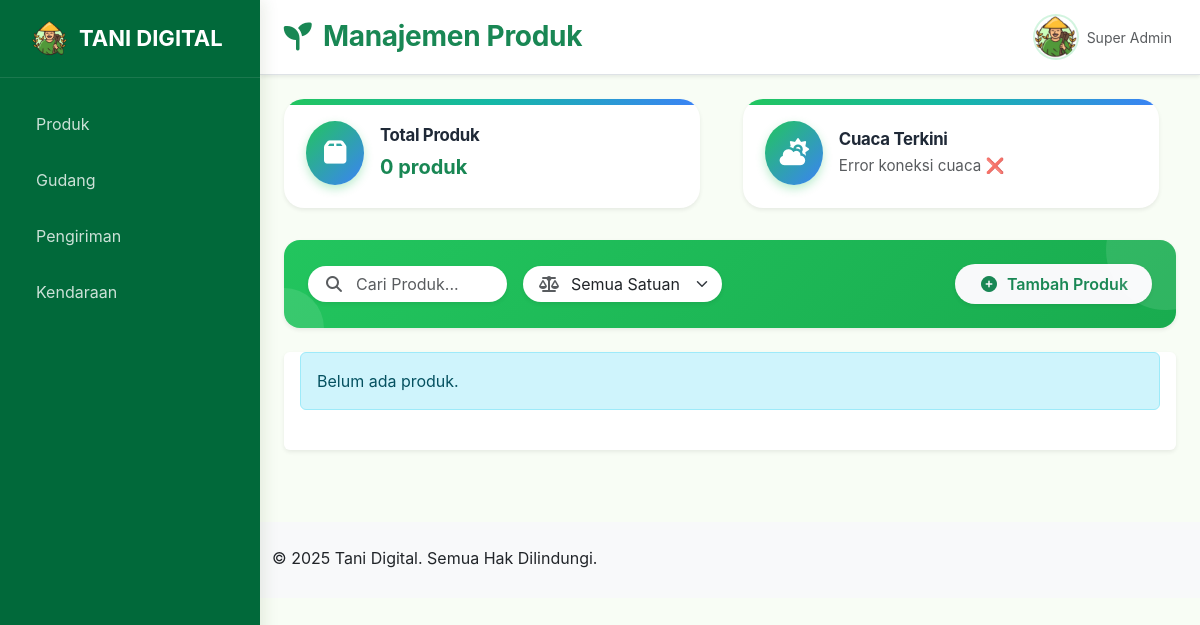
/, run on an earlier commit of the app's database.
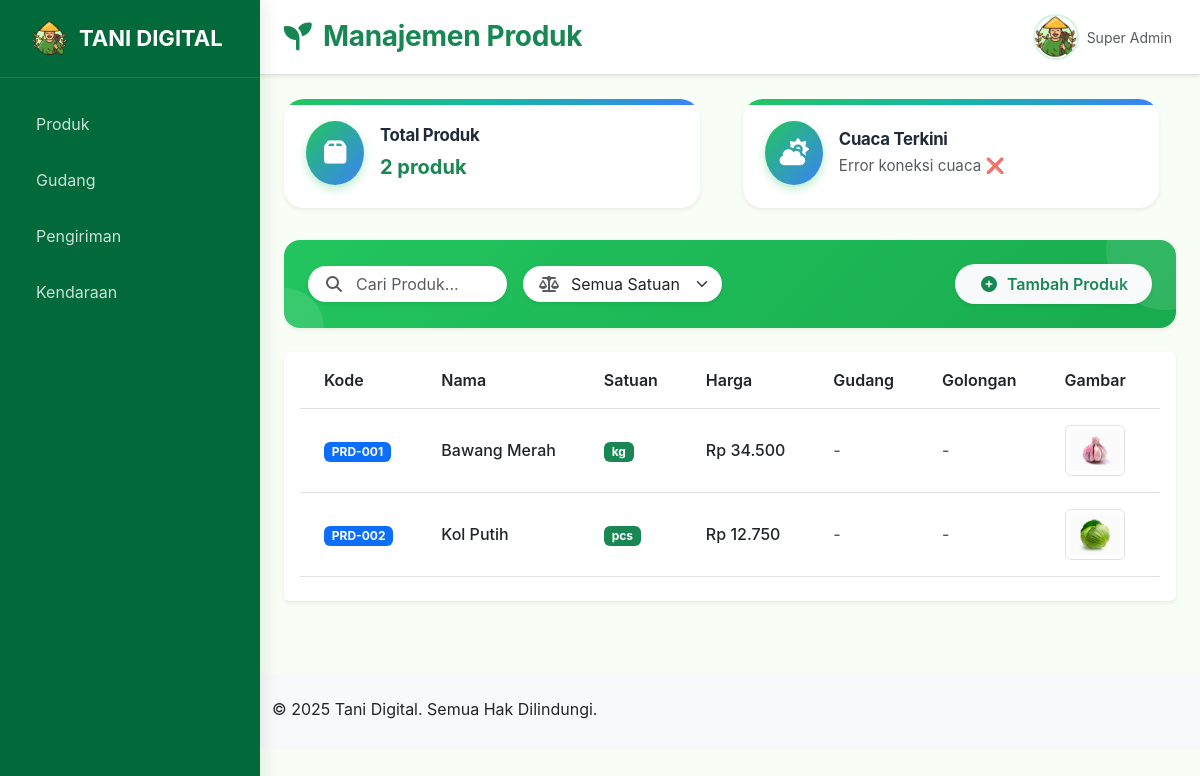
And on a later commit of the database.
### tables this page shows
CREATE TABLE IF NOT EXISTS `produk` (
  `id` int unsigned NOT NULL AUTO_INCREMENT,
  `kode` varchar(50) NOT NULL,
  `nama` varchar(255) NOT NULL,
  `harga` decimal(12,2) NOT NULL DEFAULT '0.00',
  `satuan` enum('pcs','g','kg','ton') DEFAULT NULL,
  `kodegudang` varchar(10) DEFAULT NULL,
  `image` varchar(255) DEFAULT NULL,
  `created_at` timestamp NOT NULL DEFAULT CURRENT_TIMESTAMP,
  PRIMARY KEY (`id`),
  UNIQUE KEY `kode` (`kode`),
  KEY `fk_produk_gudang` (`kodegudang`),
  CONSTRAINT `fk_produk_gudang` FOREIGN KEY (`kodegudang`) REFERENCES `gudang` (`kodegudang`) ON DELETE SET NULL ON UPDATE CASCADE
);

### app/controller/ProductController.php (called while the page is built, shortened)
<?php
require_once __DIR__ . '/../library/Controller.php';
class ProductController extends Controller
{
    private $model;
    public function __construct()
    {
        $this->model = new ProductModel();
    }
    public function index()
    {
        $products = $this->model->all();
        $this->view('products/index', [
            'title' => 'Table Management Products - Tani Digital',
            'active' => 'products',
            'products' => $products
        ]);
    }
}

### index.php (called while the page is built, shortened)
<?php
spl_autoload_register(function ($class) {
    $paths = [
        __DIR__ . '/app/library/',
        __DIR__ . '/app/controller/',
        __DIR__ . '/app/model/',
    ];
    foreach ($paths as $p) {
        $file = $p . $class . '.php';
        if (is_file($file)) {
            return;
        }
    }
});
$url = $_GET['url'] ?? 'product/index';
$segments = explode('/', trim($url, '/'));
$controllerName = ucfirst($segments[0]) . 'Controller';
$method = $segments[1] ?? 'index';
$params = array_slice($segments, 2);
$controllerFile = __DIR__ . '/app/controller/' . $controllerName . '.php';
if (file_exists($controllerFile)) {
    if (class_exists($controllerName)) {
        $controller = new $controllerName();
        if (method_exists($controller, $method)) {
            call_user_func_array([$controller, $method], $params);
            exit;
        }
    }
}

### app/library/Database.php (called while the page is built)
<?php
class Database {
    private static $instance = null;
    private $pdo;
    private function __construct()
    {
        $dsn = "mysql:host=" . DB_HOST . ";dbname=" . DB_NAME . ";charset=utf8mb4";
        $options = [
            PDO::ATTR_ERRMODE            => PDO::ERRMODE_EXCEPTION,
            PDO::ATTR_DEFAULT_FETCH_MODE => PDO::FETCH_ASSOC,
            PDO::ATTR_EMULATE_PREPARES   => false,
        ];
        $this->pdo = new PDO($dsn, DB_USER, DB_PASS, $options);
    }
    public static function getInstance()
    {
        if (self::$instance === null) {
            self::$instance = new Database();
        }
        return self::$instance;
    }
    public function getConnection()
    {
        return $this->pdo;
    }
}

### app/model/ProductModel.php (called while the page is built, shortened)
<?php
class ProductModel
{
    private $db;
    public function __construct()
    {
        $this->db = Database::getInstance()->getConnection();
    }
    public function all()
    {
        $stmt = $this->db->prepare("
        SELECT p.*, w.namagudang, w.golongan
        FROM produk p
        LEFT JOIN gudang w ON p.kodegudang = w.kodegudang
        ORDER BY p.id ASC
        ");
        $stmt->execute();
        return $stmt->fetchAll();
    }
}

### app/view/products/index.php (the view, shortened to what this page needs)
<div class="top-header border-bottom bg-white shadow-sm">
  <div class="container-fluid">
    <div class="d-flex align-items-center justify-content-between py-2 flex-nowrap gap-2">
      <div class="ms-2 order-3 order-md-1 page-title">
        <h3 class="mb-0 fw-bold text-success d-flex align-items-center">
          <i class="fas fa-seedling me-2"></i> Manajemen Produk
        </h3>
      </div>
      <div class="d-flex align-items-center justify-content-end gap-2 flex-shrink-0 order-1 order-md-2">
        <div class="d-flex align-items-center p-2">
          <img src="<?= BASE_URL ?>assets/img/logo/logo-dashboard-img.png" alt="admin" class="profile-avatar">
          <div class="text-start d-md-block me-2">
            <small class="text-muted">Super Admin</small>
          </div>
        </div>
      </div>
    </div>
  </div>
</div>
<main class="container-fluid px-4 py-4">
  <div class="row g-4 mb-4">
    <div class="col-md-6 fade-in">
      <div class="card info-card shadow-sm">
        <div class="card-body">
          <div class="info-icon">
            <i class="fas fa-box"></i>
          </div>
          <div class="info-text">
            <h5>Total Produk</h5>
            <p class="fs-5 fw-bold text-success mb-0"><?= count($products) ?> produk</p>
          </div>
        </div>
      </div>
    </div>
    <div class="col-md-6 fade-in">
      <div class="card info-card shadow-sm">
        <div class="card-body">
          <div class="info-icon">
            <i class="fas fa-cloud-sun"></i>
          </div>
          <div class="info-text" id="weatherBox">
            <h5>Cuaca Terkini</h5>
            <p id="weatherText" class="mb-0 text-muted">Memuat cuaca...</p>
          </div>
        </div>
      </div>
    </div>
  </div>
  <div class="dashboard-header p-4 mb-4 position-relative gradient-bg rounded-4 shadow-sm">
    <div class="row align-items-center g-3">
      <div class="col-md-3">
        <div class="position-relative">
          <input type="text" id="searchProduct" class="form-control ps-5 rounded-5 border-0 shadow-sm"
            placeholder="Cari Produk..." />
          <span class="position-absolute top-50 start-0 translate-middle-y ms-3">
            <i class="fas fa-search text-muted"></i>
          </span>
        </div>
      </div>
      <div class="col-md-3">
        <div class="position-relative">
          <select id="filterUnit" class="form-select bg-white ps-5 rounded-5 border-0 shadow-sm">
            <option value="">Semua Satuan</option>
          </select>
          <span class="position-absolute top-50 start-0 translate-middle-y ms-3">
            <i class="fas fa-balance-scale text-muted"></i>
          </span>
        </div>
      </div>
      <div class="col-md-6 text-center text-md-end">
        <a href="<?= BASE_URL ?>product/create"
          class="btn btn-light text-success px-4 py-2 rounded-5 fw-semibold shadow-sm d-inline-flex align-items-center gap-2 border-0">
          <i class="fas fa-plus-circle"></i>
          Tambah Produk
        </a>
      </div>
    </div>
  </div>
  <div class="card fade-in shadow-sm border-0">
    <div class="card-body pt-0 pb-4">
      <?php if (empty($products)): ?>
        <div class="alert alert-info">Belum ada produk.</div>
      <?php else: ?>
        <div class="table-responsive">
          <table class="table table-hover mb-0 rounded-3 align-middle" id="productTable">
            <thead>
              <tr>
                <th class="px-4 py-3 fs-lg">Kode</th>
                <th class="px-4 py-3 fs-lg">Nama</th>
                <th class="px-4 py-3 fs-lg">Satuan</th>
                <th class="px-4 py-3 fs-lg">Harga</th>
                <th class="px-4 py-3 fs-lg">Gudang</th>
                <th class="px-4 py-3 fs-lg">Golongan</th>
                <th class="px-4 py-3 fs-lg">Gambar</th>
                <th class="px-4 py-3 fs-lg">Aksi</th>
              </tr>
            </thead>
            <tbody>
              <?php foreach ($products as $p): ?>
                <tr class="align-middle">
                  <td class="px-4 py-3 fw-medium">
                    <span class="badge bg-primary"><?= $this->e($p['kode']) ?></span>
                  </td>
                  <td class="px-4 py-3 fw-medium"><?= $this->e($p['nama']) ?></td>
                  <td class="px-4 py-3 fw-medium">
                    <span class="badge bg-success"><?= $this->e($p['satuan']) ?></span>
                  </td>
                  <td class="px-4 py-3 fw-medium">
                    Rp <?= number_format($p['harga'], 0, ',', '.') ?>
                  </td>
                  <td class="px-4 py-3 fw-medium">
                    <?= $p['namagudang'] ? $this->e($p['namagudang']) : '<span class="text-muted">-</span>' ?>
                  </td>
                  <td class="px-4 py-3 fw-medium">
                    <?= $p['golongan'] ? $this->e($p['golongan']) : '<span class="text-muted">-</span>' ?>
                  </td>
                  <td class="px-4 py-3 fw-medium">
                    <?php if (!empty($p['image'])): ?>
                      <img src="<?= UPLOAD_URL . htmlspecialchars($p['image']) ?>" alt="img" class="thumb img-thumbnail"
                        width="60" />
                    <?php else: ?>
                      <span class="text-muted">-</span>
                    <?php endif; ?>
                  </td>
                  <td>
                    <div class="d-flex h-100 justify-content-center align-items-center gap-2">
                    </div>
                  </td>
                </tr>
              <?php endforeach; ?>
            </tbody>
          </table>
        </div>
      <?php endif; ?>
    </div>
  </div>
</main>
<footer class="bg-light text-dark py-4 mt-5 footer-products">
  <div class="container">
    <p class="mb-1">
      &copy; <?= date('Y') ?> Tani Digital. Semua Hak Dilindungi.
    </p>
  </div>
</footer>

### app/library/Controller.php (shortened to what this page needs)
<?php
class Controller
{
    protected function view($viewPath, $data = [], $useLayout = true)
    {
        extract($data);
        $viewFile = __DIR__ . '/../view/' . $viewPath . '.php';
        if (is_file($viewFile)) {
            require $viewFile;
        } else {
            echo "<div class='alert alert-danger'>View $viewPath tidak ditemukan.</div>";
        }
        $content = ob_get_clean();
        if ($useLayout) {
            require __DIR__ . '/../view/layouts/layout.php';
        } else {
            echo $content;
        }
    }
    public function e($string)
    {
        return htmlspecialchars($string ?? '', ENT_QUOTES, 'UTF-8');
    }
}

### app/view/layouts/layout.php (shortened to what this page needs)
<!DOCTYPE html>
<html lang="en">
<head>
  <link rel="stylesheet" href="<?= BASE_URL ?>assets/css/dashboard-style.css" />
  <link href="https://cdn.jsdelivr.net/npm/bootstrap@5.3.0/dist/css/bootstrap.min.css" rel="stylesheet" />
  <link href="https://cdnjs.cloudflare.com/ajax/libs/font-awesome/7.0.1/css/all.min.css" rel="stylesheet" />
  <link rel="stylesheet" href="https://cdn-uicons.flaticon.com/uicons-thin-rounded/css/uicons-thin-rounded.css" />
</head>
<body class="d-flex flex-column">
 <nav class="sidebar" id="sidebarbtn">
    <div class="sidebar-header">
      <div class="sidebar-brand">
        <img src="<?= BASE_URL ?>assets/img/logo/logo-dashboard-img.png" alt="Logo" width="35" height="35" class="ms-3">
        <span>TANI DIGITAL</span>
      </div>
    </div>
    <ul class="sidebar-nav">
      <li class="nav-item">
        <a href="<?= BASE_URL ?>"
          class="nav-link sidebar-link <?= ($active ?? '') === 'product' ? 'active' : '' ?>">
          <span>Produk</span>
        </a>
      </li>
      <li class="nav-item">
        <a href="<?= BASE_URL ?>gudang"
          class="nav-link sidebar-link <?= ($active ?? '') === 'gudang' ? 'active' : '' ?>">
          <span>Gudang</span>
        </a>
      </li>
      <li class="nav-item">
        <a href="<?= BASE_URL ?>pengiriman"
          class="nav-link sidebar-link <?= ($active ?? '') === 'pengiriman' ? 'active' : '' ?>">
          <span>Pengiriman</span>
        </a>
      </li>
      <li class="nav-item">
        <a href="<?= BASE_URL ?>kendaraan"
          class="nav-link sidebar-link <?= ($active ?? '') === 'kendaraan' ? 'active' : '' ?>">
          <span>Kendaraan</span>
        </a>
      </li>
    </ul>
  </nav>
  <div class="main-content min-vh-100">
    <?= $content ?>
  </div>
</body>
</html>

### assets/css/dashboard-style.css (style rules this page uses)
:root { --farm-green: #01693a; --farm-light-green: #4a7c59; --farm-gold: #d4af37; --farm-light-gold: #f4e4a6; --farm-bg: #f8fdf5; --farm-white: #ffffff; --farm-gray: #6c757d; --farm-dark: #1a3409; }
* { margin: 0; padding: 0; box-sizing: border-box; }
body { font-family: "Inter", sans-serif !important; background-color: var(--farm-bg); color: #333; }
.main-content { margin-left: 260px; min-height: 100vh; transition: all 0.3s ease; }
.sidebar { position: fixed; top: 0; left: 0; height: 100vh; width: 260px; background: var(--farm-green); z-index: 1000; transition: all 0.3s ease !important; box-shadow: 4px 0 15px rgba(45, 80, 22, 0.1); }
.sidebar-header { padding: 1.3rem 1rem !important; border-bottom: 1px solid rgba(255, 255, 255, 0.1); text-transform: uppercase; }
.sidebar-header span { font-size: 22px !important; }
.sidebar-brand { color: var(--farm-white); font-size: 1.5rem; font-weight: 700; text-decoration: none; display: flex; align-items: center; gap: 0.75rem !important; }
.sidebar-nav { padding: 1rem 0 !important; list-style-type: none; }
.nav-item { margin: 0.25rem 1rem; }
.nav-link { color: rgba(255, 255, 255, 0.8) !important; padding: 0.875rem 1.25rem !important; border-radius: 12px; text-decoration: none; display: flex !important; align-items: center; gap: 0.75rem; transition: all 0.3s ease !important; font-weight: 500; }
.top-header { background: white; border-bottom: 1px solid #dee2e6; box-shadow: 0 2px 4px rgba(0, 0, 0, 0.1); }
.page-title { color: #2d5016 !important; }
.profile-avatar { width: 40px; height: 40px; border-radius: 50%; display: flex; align-items: center; justify-content: center; color: white; font-weight: bold; font-size: 14px; margin-right: 10px; }
.dashboard-header { background: linear-gradient(135deg, #28a745, #0470e4); color: white; border-radius: 0.65rem; position: relative; overflow: hidden; }
.dashboard-header::before, .welcome-section::before { content: ""; position: absolute; top: -50px; right: -50px; width: 120px; height: 120px; background: rgba(255, 255, 255, 0.1); border-radius: 50%; }
.dashboard-header::after, .welcome-section::after { content: ""; position: absolute; bottom: -40px; left: -40px; width: 80px; height: 80px; background: rgba(255, 255, 255, 0.1); border-radius: 50%; }
.table th { border-bottom: 1px solid #dee2e6; font-weight: 600; color: #495057; white-space: nowrap; vertical-align: middle !important; }
.table td { background-color: #ffffff; border-bottom: 1px solid #dee2e6; font-weight: 600; color: #495057; vertical-align: middle !important; white-space: nowrap; overflow: hidden; }
.fade-in { animation: fadeIn 0.3s ease-in-out; }
.footer-products { width: 100%; }

What changed in the data, as far as the page shows it:
added produk: kode "PRD-001", nama "Bawang Merah", satuan "kg", harga "34.500", image (picture)
added produk: kode "PRD-002", nama "Kol Putih", satuan "pcs", harga "12.750", image (picture)
Also different on the page:
count($products): "0" → "2"
text no longer shown: "Belum ada produk."
text now shown: "Kode Nama Satuan Harga Gudang Golongan Gambar"
